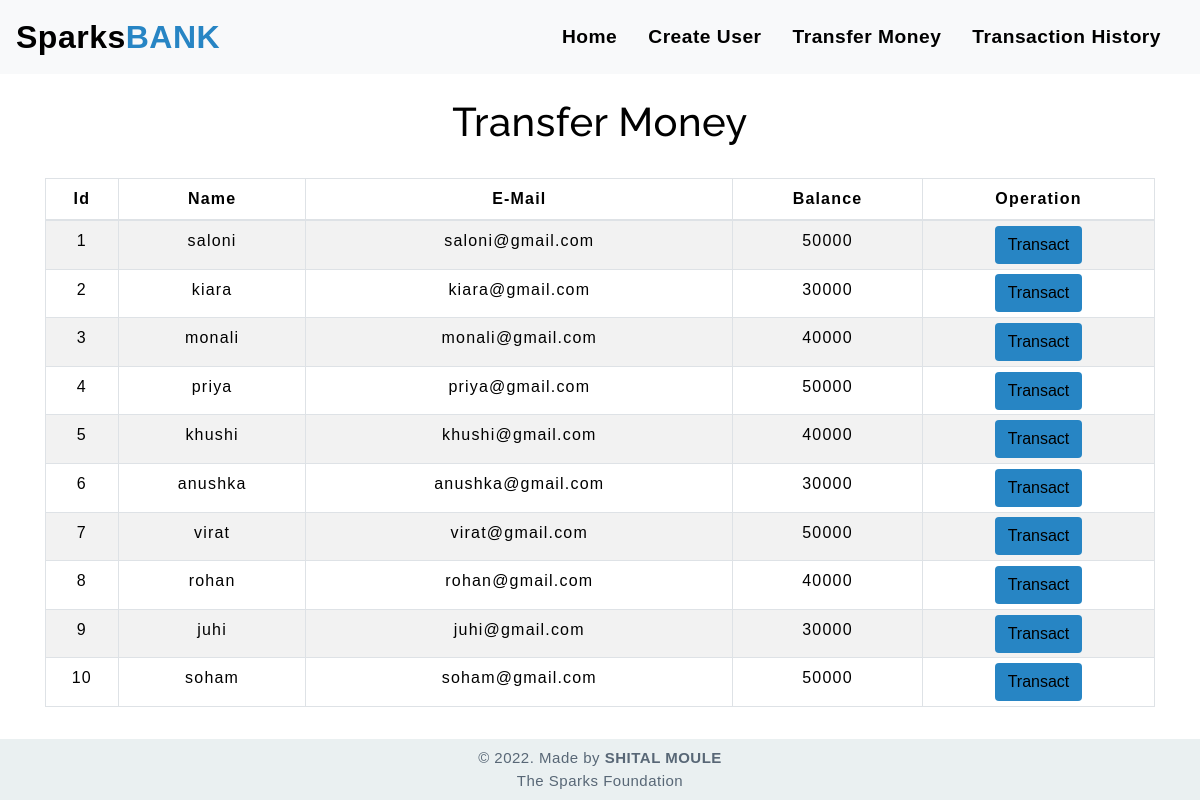
The app's page /transfermoney.php with its own data.
### tables this page shows
CREATE TABLE `users` (
  `id` int(3) NOT NULL,
  `name` text NOT NULL,
  `email` varchar(30) NOT NULL,
  `balance` int(8) NOT NULL
);

### transfermoney.php (the view, shortened to what this page needs)
<!DOCTYPE html>
<html lang="en">
<head>
    <link rel="stylesheet" href="https://maxcdn.bootstrapcdn.com/bootstrap/4.0.0/css/bootstrap.min.css">
    <link rel="stylesheet" type="text/css" href="css/table.css">
    <link rel="stylesheet" type="text/css" href="css/navbar.css">
</head>
<body>
<?php
    include 'config.php';
    $sql = "SELECT * FROM users";
    $result = mysqli_query($conn,$sql);
?>
<?php
  include 'navbar.php';
?>
<div class="container">
        <h2 class="text-center pt-4" style="color : black;">Transfer Money</h2>
        <br>
            <div class="row">
                <div class="col">
                    <div class="table-responsive-sm">
                    <table class="table table-hover table-sm table-striped table-condensed table-bordered" style="border-color:black;">
                        <thead style="color : black;">
                            <tr>
                            <th scope="col" class="text-center py-2">Id</th>
                            <th scope="col" class="text-center py-2">Name</th>
                            <th scope="col" class="text-center py-2">E-Mail</th>
                            <th scope="col" class="text-center py-2">Balance</th>
                            <th scope="col" class="text-center py-2">Operation</th>
                            </tr>
                        </thead>
                        <tbody>
                <?php
                    while($rows=mysqli_fetch_assoc($result)){
                ?>
                    <tr style="color : black;">
                        <td class="py-2"><?php echo $rows['id'] ?></td>
                        <td class="py-2"><?php echo $rows['name']?></td>
                        <td class="py-2"><?php echo $rows['email']?></td>
                        <td class="py-2"><?php echo $rows['balance']?></td>
                        <td><a href="selecteduserdetail.php?id= <?php echo $rows['id'] ;?>"><button type="button" class="btn" style="background-color : #2785C4;">Transact</button></a></td>
                    </tr>
                <?php
                    }
                ?>
                        </tbody>
                    </table>
                    </div>
                </div>
            </div>
         </div>
         <footer class="text-center mt-5 py-2">
            <p>&copy 2022. Made by <b>SHITAL MOULE</b> <br> The Sparks Foundation</p>
        </footer>
</body>
</html>

### navbar.php (shortened to what this page needs)
<nav class="navbar navbar-expand-md navbar-light bg-light">
      <a class="navbar-brand" href="index.php" style="color : #000000;"><b>Sparks<span>BANK</span></b></a>
        <div class="collapse navbar-collapse" id="collapsibleNavbar">
            <ul class="navbar-nav ml-auto">
              <li class="nav-item">
                <a class="nav-link" href="index.php"><b>Home</b></a>
              </li>
              <li class="nav-item">
                <a class="nav-link" href="createuser.php"><b>Create User</b></a>
              </li>
              <li class="nav-item">
                <a class="nav-link" href="transfermoney.php"><b>Transfer Money</b></a>
              </li>
              <li class="nav-item">
                <a class="nav-link" href="transactionhistory.php"><b>Transaction History</b></a>
              </li>
        </div>
 </nav>

### css/table.css (style rules this page uses)
* { padding: 0; margin: 0; box-sizing: border-box; font-family: sans-serif; }
h2 { font-size: 40px; }
table { letter-spacing: 1.2px; }
td { text-align: center; }
button { border:none; background: #d9d9d9; transition: 1s; }
footer { color:#586776; background-color:#EAF0F1; letter-spacing: 0.5px; margin-bottom: 0px; width: 100%; position: fixed; }
footer p { margin-bottom: 0px; font-size: 15px; }

### css/navbar.css (style rules this page uses)
.nav-link { margin-right: 15px; letter-spacing: 0.5px; transition: 0.5s; font-size: 1.2rem; }
.nav-link b { color: #000000; }
.navbar-brand { color: #4C4B4B; letter-spacing: 0.5px; font-size: 2rem; }
h2 { color: #000000; letter-spacing: 0.5px; font-family: raleway; }
.navbar-brand span { color: #2785C4; }

### transfermoney.php (style rules this page uses)
button { transition: 1.5s; }
footer { color:#586776; background-color:#EAF0F1; letter-spacing: 0.5px; position: absolute; bottom: 0; width: 100%; }
footer p { margin-bottom: 0px; font-size: 15px; }

### records on screen
users: id "1", name "saloni", email "saloni@gmail.com", balance "50000"
users: id "2", name "kiara", email "kiara@gmail.com", balance "30000"
users: id "3", name "monali", email "monali@gmail.com", balance "40000"
users: id "4", name "priya", email "priya@gmail.com", balance "50000"
users: id "5", name "khushi", email "khushi@gmail.com", balance "40000"
users: id "6", name "anushka", email "anushka@gmail.com", balance "30000"
users: id "7", name "virat", email "virat@gmail.com", balance "50000"
users: id "8", name "rohan", email "rohan@gmail.com", balance "40000"
users: id "9", name "juhi", email "juhi@gmail.com", balance "30000"
users: id "10", name "soham", email "soham@gmail.com", balance "50000"
